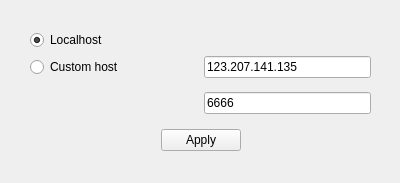
<?xml version="1.0" encoding="UTF-8"?>
<ui version="4.0">
 <class>netConfigPage</class>
 <widget class="QWidget" name="netConfigPage">
  <property name="geometry">
   <rect>
    <x>0</x>
    <y>0</y>
    <width>400</width>
    <height>183</height>
   </rect>
  </property>
  <property name="windowTitle">
   <string>set host</string>
  </property>
  <widget class="QWidget" name="">
   <property name="geometry">
    <rect>
     <x>30</x>
     <y>30</y>
     <width>341</width>
     <height>121</height>
    </rect>
   </property>
   <layout class="QVBoxLayout" name="verticalLayout">
    <item>
     <layout class="QHBoxLayout" name="horizontalLayout" stretch="1,1">
      <item>
       <widget class="QRadioButton" name="rbtn_local">
        <property name="text">
         <string>Localhost</string>
        </property>
        <property name="checked">
         <bool>true</bool>
        </property>
       </widget>
      </item>
      <item>
       <spacer name="horizontalSpacer">
        <property name="orientation">
         <enum>Qt::Horizontal</enum>
        </property>
        <property name="sizeHint" stdset="0">
         <size>
          <width>40</width>
          <height>20</height>
         </size>
        </property>
       </spacer>
      </item>
     </layout>
    </item>
    <item>
     <layout class="QGridLayout" name="gridLayout" columnstretch="1,1" rowminimumheight="1,1">
      <item row="0" column="0">
       <widget class="QRadioButton" name="rbtn_custom">
        <property name="text">
         <string>Custom host</string>
        </property>
       </widget>
      </item>
      <item row="0" column="1">
       <widget class="QLineEdit" name="le_customIP">
        <property name="text">
         <string>123.207.141.135</string>
        </property>
       </widget>
      </item>
      <item row="1" column="0">
       <spacer name="verticalSpacer">
        <property name="orientation">
         <enum>Qt::Vertical</enum>
        </property>
        <property name="sizeHint" stdset="0">
         <size>
          <width>18</width>
          <height>18</height>
         </size>
        </property>
       </spacer>
      </item>
      <item row="1" column="1">
       <widget class="QLineEdit" name="le_customPort">
        <property name="text">
         <string>6666</string>
        </property>
       </widget>
      </item>
     </layout>
    </item>
    <item>
     <layout class="QHBoxLayout" name="horizontalLayout_2">
      <item>
       <spacer name="horizontalSpacer_2">
        <property name="orientation">
         <enum>Qt::Horizontal</enum>
        </property>
        <property name="sizeHint" stdset="0">
         <size>
          <width>40</width>
          <height>20</height>
         </size>
        </property>
       </spacer>
      </item>
      <item>
       <widget class="QPushButton" name="btn_apply">
        <property name="text">
         <string>Apply</string>
        </property>
       </widget>
      </item>
      <item>
       <spacer name="horizontalSpacer_3">
        <property name="orientation">
         <enum>Qt::Horizontal</enum>
        </property>
        <property name="sizeHint" stdset="0">
         <size>
          <width>40</width>
          <height>20</height>
         </size>
        </property>
       </spacer>
      </item>
     </layout>
    </item>
   </layout>
  </widget>
 </widget>
 <resources/>
 <connections/>
</ui>
